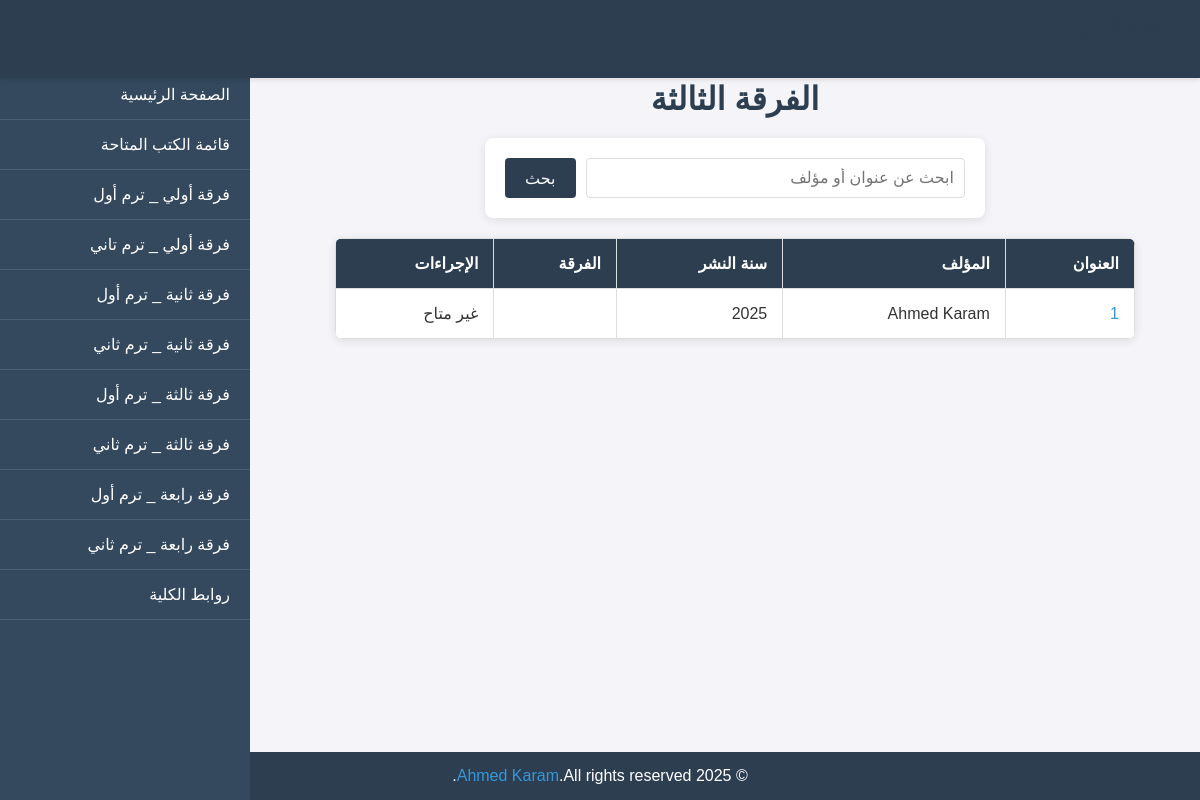
/academic/year3/year1/2/, run on the app's committed database.
### academic/models.py (models this page shows, shortened)
class Book(models.Model):
    title = models.CharField(max_length=200)
    author = models.CharField(max_length=100)
    description = models.TextField(null=True, blank=True)
    publication_date = models.DateField(null=True, blank=True)
    pdf_file = models.FileField(upload_to='books/pdfs/', null=True, blank=True)
    year = models.CharField(max_length=10, choices=YEAR_CHOICES, default='year1')
    term = models.IntegerField(choices=TERM_CHOICES, default=1)
    is_available = models.BooleanField(default=True, verbose_name='available?')
    class Meta:
        indexes = [models.Index(fields=['title'])]

### academic/views.py (the view)
# urls.py: path('year3/<str:year>/<int:term>/', views.year3, name='year3'),
def year3(request, year, term):
    books = Book.objects.filter(year=year, term=term)
    context = {
        'books': books,
        'year': year,
        'term': term,
        }
    return render(request, 'academic/year3.html', context)

### academic/templates/academic/year3.html (shortened to what this page needs)
<!DOCTYPE html>
<html lang="ar">
<head>
</head>
<body>
    <header>
        <h1>مكتبة الكلية</h1>
    </header>
    <nav class="sidebar">
        <div class="sidebar-content">
            <ul>
                <li><a href="{% url 'academic:home' %}"> الصفحة الرئيسية</a></li>
                <li><a href="{% url 'academic:books_list' %}"> قائمة الكتب المتاحة</a></li>
                <li><a href="{% url 'academic:year1' 'year1' 1 %}">فرقة أولي _ ترم أول</a></li>
                <li><a href="{% url 'academic:year1' 'year1' 2 %}">فرقة أولي _ ترم تاني</a></li>
                <li><a href="{% url 'academic:year2' 'year2' 1 %}"> فرقة ثانية _ ترم أول</a></li>
                <li><a href="{% url 'academic:year2' 'year2' 2 %}"> فرقة ثانية _ ترم ثاني</a></li>
                <li><a href="{% url 'academic:year3' 'year3' 1 %}"> فرقة ثالثة _ ترم أول</a></li>
                <li><a href="{% url 'academic:year3' 'year3' 2 %}"> فرقة ثالثة _ ترم ثاني</a></li>
                <li><a href="{% url 'academic:year4' 'year4' 1 %}"> فرقة رابعة _ ترم أول</a></li>
                <li><a href="{% url 'academic:year4' 'year4' 2 %}"> فرقة رابعة _ ترم ثاني</a></li>
                <li><a href="{% url 'academic:college_links' %}"> روابط الكلية</a></li>
            </ul>
        </div>
    </nav>
    <main class="main-content">
        <h1>  الفرقة الثالثة</h1>
        <div class="search-container">
            <form method="get" action="{% url 'academic:search_books' %}">
                <input type="text" name="q" placeholder="ابحث عن عنوان أو مؤلف">
                <button type="submit">بحث</button>
            </form>
        </div>
        {% if books %}
            <table>
                <thead>
                    <tr>
                        <th>العنوان</th>
                        <th>المؤلف</th>
                        <th>سنة النشر</th>
                        <th>الفرقة</th>
                        <th>الإجراءات</th>
                    </tr>
                </thead>
                <tbody>
                    {% for book in books %}
                        <tr>
                            <td><a href="{% url 'academic:book_detail' book.pk %}">{{ book.title }}</a></td>
                            <td>{{ book.author }}</td>
                            <td>{{ book.publication_date|date:"Y" }}</td>
                            <td>{{ book.batch }}</td>
                            <td>
                                {% if book.pdf_file %}
                                    <a href="{{ book.pdf_file.url }}" target="_blank">قراءة أونلاين</a>
                                {% else %}
                                    <span>غير متاح</span>
                                {% endif %}
                            </td>
                        </tr>
                    {% endfor %}
                </tbody>
            </table>
        {% else %}
            <p class="no-books">لا توجد كتب متاحة حاليًا.</p>
        {% endif %}
    </main>
    <footer>
        <p>© 2025 <a href="https://www.facebook.com/share/1BhQoTLxFP/" target="_blank">Ahmed Karam</a>.All rights reserved.</p>
    </footer>
</body>
</html>

### academic/templates/academic/year3.html (style rules this page uses)
* { margin: 0; padding: 0; box-sizing: border-box; font-family: Arial, sans-serif; }
body { direction: rtl; background-color: #f4f4f9; color: #333; }
header { background-color: #2c3e50; color: white; padding: 15px 20px; display: flex; justify-content: space-between; align-items: center; box-shadow: 0 2px 5px rgba(0, 0, 0, 0.1); position: fixed; top: 0; width: 100%; z-index: 1001; }
header h1 { font-size: 24px; }
.sidebar { width: 250px; background-color: #34495e; color: white; height: 100vh; position: fixed; top: 0; left: -250px; transition: left 0.3s ease; z-index: 1000; overflow-y: auto; }
.sidebar-content { padding-top: 70px; }
.sidebar ul { list-style: none; padding: 0; }
.sidebar ul li { padding: 15px 20px; border-bottom: 1px solid #4a6076; }
.sidebar ul li a { color: white; text-decoration: none; font-size: 16px; display: block; }
.main-content { margin-left: 20px; padding: 40px; padding-top: 80px; transition: margin-left 0.3s ease; }
.search-container { max-width: 500px; margin: 0 auto 20px; background-color: white; padding: 20px; border-radius: 8px; box-shadow: 0 2px 10px rgba(0, 0, 0, 0.1); }
.search-container form { display: flex; gap: 10px; }
.search-container input[type="text"] { flex: 1; padding: 10px; border: 1px solid #ddd; border-radius: 4px; font-size: 16px; width: 100%; }
.search-container button { padding: 10px 20px; background-color: #2c3e50; color: white; border: none; border-radius: 4px; cursor: pointer; font-size: 16px; }
h1 { color: #2c3e50; text-align: center; margin-bottom: 20px; }
table { width: 100%; max-width: 800px; margin: 20px auto; border-collapse: collapse; background-color: white; box-shadow: 0 2px 10px rgba(0, 0, 0, 0.1); border-radius: 8px; overflow: hidden; }
th, td { padding: 15px; border: 1px solid #ddd; text-align: right; }
th { background-color: #2c3e50; color: white; font-weight: bold; }
td a { color: #3498db; text-decoration: none; word-wrap: break-word; overflow-wrap: break-word; }
footer { background-color: #2c3e50; color: white; text-align: center; padding: 15px; position: fixed; bottom: 0; width: 100%; }
footer a { color: #3498db; text-decoration: none; }
@media (min-width: 769px) { .sidebar { left: 0; } }
@media (min-width: 769px) { .main-content { margin-left: 270px; } }

### data on the page
Book: title "1", author "Ahmed Karam", publication_date "2025", pdf_file "غير متاح"
